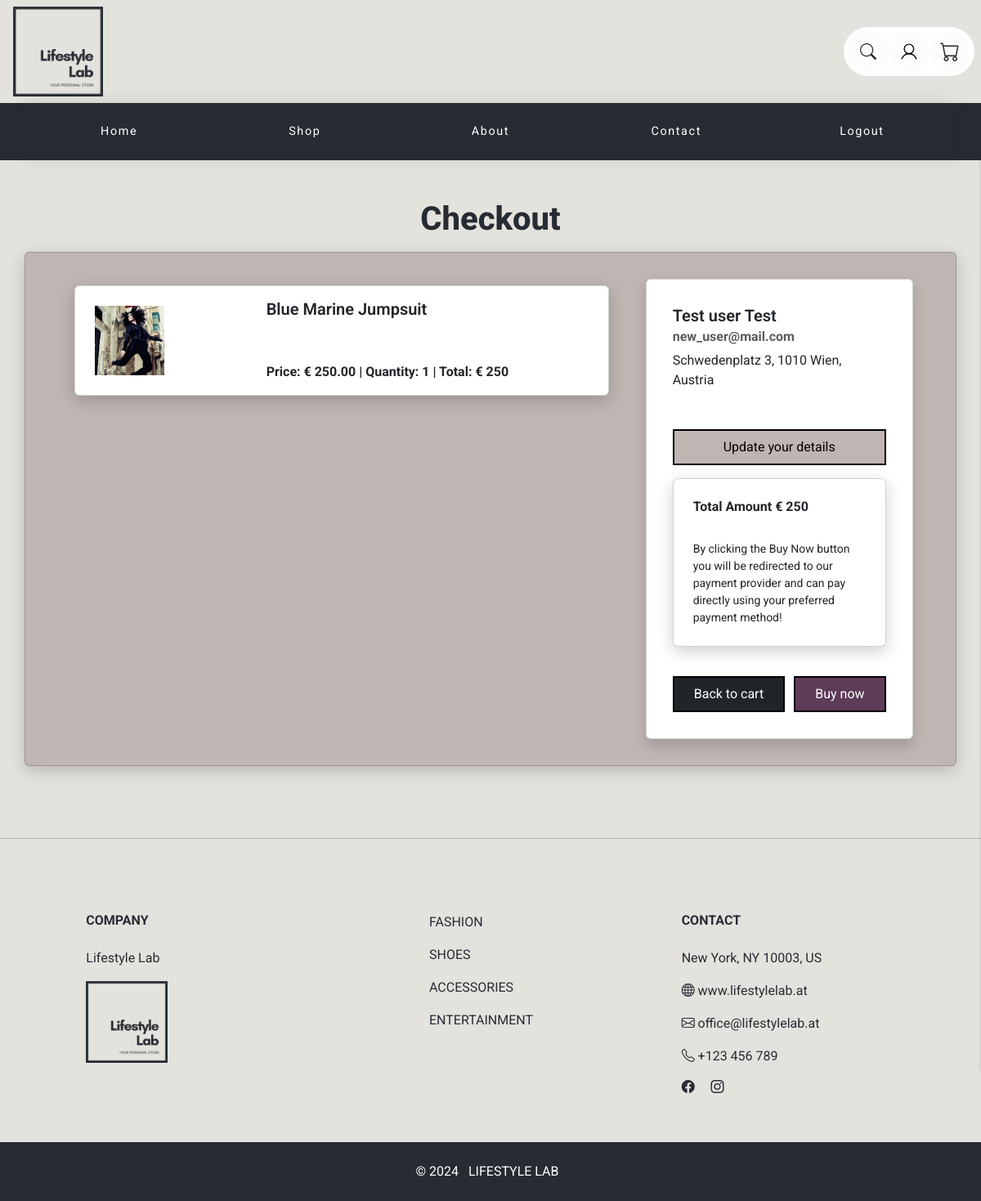
/cart_checkout.php (signed in), run on the app's committed database.
### tables this page shows
CREATE TABLE `basket` (
  `id` int(11) NOT NULL,
  `fk_user` int(11) NOT NULL,
  `fk_product` int(11) NOT NULL,
  `amount` int(11) NOT NULL,
  `order_date` datetime DEFAULT NULL
);

CREATE TABLE `product` (
  `id` int(11) NOT NULL,
  `name` varchar(50) NOT NULL,
  `description` varchar(255) DEFAULT NULL,
  `price` decimal(12,2) NOT NULL,
  `img` varchar(255) DEFAULT NULL,
  `fk_type` int(11) DEFAULT NULL,
  `fk_status` int(11) DEFAULT NULL
);

CREATE TABLE `user` (
  `id` int(11) NOT NULL,
  `fname` varchar(20) NOT NULL,
  `lname` varchar(20) NOT NULL,
  `email` varchar(50) NOT NULL,
  `adress` varchar(150) NOT NULL,
  `registered` date DEFAULT current_timestamp(),
  `user_img` varchar(250) DEFAULT NULL,
  `password` varchar(255) DEFAULT NULL,
  `fk_role` int(11) NOT NULL DEFAULT 1,
  `ban_expiry` date DEFAULT NULL
);

### cart_checkout.php (the view, shortened to what this page needs)
<?php
require_once './php_db/query.php';
$user_id = $_SESSION['user'];
$sql_cart = "SELECT
b.fk_user,
b.fk_product,
b.amount,
p.name,
p.price,
p.img,
u.fname,
u.lname,
u.email,
u.adress
FROM `basket` as b
JOIN product as p on b.fk_product = p.id
JOIN user as u on b.fk_user = u.id
WHERE fk_user = $user_id AND b.order_date is NULL";
$result_sql_cart = mysqli_query($connect, $sql_cart);
$html_content = "";
$total = 0;
if (mysqli_num_rows($result_sql_cart) == 0) {
    $html_content_empty_cart = "
    <div class='p-5 text-center'><h2> Your basket is empty </h2></div> ";
} else {
    $cart_rows = mysqli_fetch_all($result_sql_cart, MYSQLI_ASSOC);
    $html_content .= "<div class='row'>";
    $html_content .= "<div class='container'>";
    foreach ($cart_rows as $val) {
        $total += $val["amount"] * $val["price"];
        $product_total = $val["amount"] * $val["price"];
        $html_content .= "<div class='card conCus mt-3 mb-3'>
        <div class='row g-0'>
            <div class='col-md-4 p-4'>
                <img class='img-fluid' src='./images/product/{$val['img']}' alt='Product Image' width='50%'>
            </div>
            <div class='col-md-8'>
                <div class='card-body'>
                    <h5 class='card-title'>{$val['name']}</h5>
                    <span class='card-text'>
                    Price: &euro; {$val['price']} |
                    Quantity: {$val['amount']} |
                    Total: &euro; {$product_total}
                    </span>
            </div>
        </div>
     </div>
 </div>";
    }
};
$sql_user = "SELECT
`fname`,
`lname`,
`email`,
`adress`
 FROM `user` WHERE id = $user_id";
$result_user = mysqli_query($connect, $sql_user);
$row_user = mysqli_fetch_assoc($result_user);
?>
<!DOCTYPE html>
<html lang="en">
<head>
    <head>
        <link rel="stylesheet" href="./css/cart.css">
    </head>
</head>
<body>
    <?php include '_navbar.php' ?>
    <div class="container text-center mt-5 mt-5">
        <h1>Checkout</h1>
    </div>
    <div class="card container coba mb-5 mt-3 p-4 mx-auto">
        <div class='row g-0'>
            <div class='col-md-8'>
                <table class='table'>
                    <div class="mb-2">
                        <?= $html_content ?>
                    </div>
                </table>
            </div>
            <div class='col-md-4'>
                <div class="card shadow p-3 m-2" style='min-height: 250px;'>
                    <div class="card-body">
                        <h5 class="card-title"><?= $row_user['fname'] . ' ' . $row_user['lname'] ?></h5>
                        <h6 class="card-subtitle mb-2 text-muted"><?= $row_user['email'] ?></h6>
                        <p class="card-text"><?= $row_user['adress'] ?></p>
                        <a class="btn btn-info" href="./user_edit.php?id=<?= $user_id ?>" class="card-link">Update your details</a>
                        <div class='card container p-4 mt-3 mb-1'>
                            <h6>
                                <span class="card-text">Total Amount</span>
                                <span class="card-text text-end">&euro; <?= $total ?></span>
                            </h6>
                            <br>
                            <small> By clicking the Buy Now button you will be redirected to our payment provider and can pay directly using your preferred payment method!</small>
                        </div>
                        <div class="btn-group">
                            <a class="btn btn-dark" href="./cart.php">Back to cart</a>
                            <a class="btn btn-success" href="./cart_stripe_checkout.php">Buy now</a>
                        </div>
                    </div>
                </div>
            </div>
        </div>
    </div>
</body>
</html>

### css/style.css (style rules this page uses)
body { font-family: "Roboto", sans-serif; font-weight: 400; font-style: normal; color: #272c33; background-color: #E3e2dd; }
h1,h4 { font-family: "Roboto", sans-serif; font-weight: 800; font-style: normal; }
h3,h6 { font-family: "Roboto", sans-serif; font-weight: 700; font-style: normal; }
h5 { font-family: "Roboto", sans-serif; font-weight: 600; font-style: normal; }
.btn { padding: 8px 15px 8px 15px; border-radius: 0 !important; }
.btn-success { --bs-btn-color: #fff; --bs-btn-bg: #5e3C58; --bs-btn-border-color: #000; --bs-btn-hover-color: #fff; --bs-btn-hover-bg: #000; --bs-btn-hover-border-color: #000; --bs-btn-active-color: #fff; --bs-btn-active-bg: #bfb5b2; --bs-btn-active-border-color: #000; --bs-btn-disabled-color: #fff; --bs-btn-disabled-bg: #bfb5b2; --bs-btn-disabled-border-color: #000; }
.btn-success { border: 2px solid #000000; }
.btn-info { --bs-btn-color: #000; --bs-btn-bg: #bfb5b2; --bs-btn-border-color: #000; --bs-btn-hover-color: #000; --bs-btn-hover-bg: #bfb5b2; --bs-btn-hover-border-color: #bfb5b2; --bs-btn-focus-shadow-rgb: 11, 172, 204; --bs-btn-active-color: #000; --bs-btn-active-bg: #bfb5b2; --bs-btn-active-border-color: #bfb5b2; --bs-btn-active-shadow: inset 0 3px 5px rgba(0, 0, 0, 0.125); --bs-btn-disabled-color: #000; --bs-btn-disabled-bg: #bfb5b2; --bs-btn-disabled-border-color: #bfb5b2; }
.btn-info { border: 2px solid black; }
.btn-dark { border: 2px solid black; color: white; }
.container, p, h1, h2, h3, h4, h5, h6 { animation: fadeInUp 1s ease forwards; }
.btn { animation: fadeInUp 1s ease forwards; }
.card { animation: fadeInUp 1s ease forwards; }
section { padding-top: 50px; padding-bottom: 50px; z-index: 2; position: relative; }
.coba { background-color: #bfb5b2; }
.card-body { height: 100%; display: flex; flex-direction: column; justify-content: space-between; }
.footext2 { font-family: "Roboto", sans-serif; font-weight: 400; font-style: normal; color: #272c33; text-decoration: none; text-transform: uppercase; }
.text-white { text-decoration: none; text-transform: uppercase; }

### css/nav.css (style rules this page uses)
:root { --gap: 2rem; }
a { text-decoration: none; }

### css/cart.css (style rules this page uses)
.conCus { vertical-align: middle; display: flex; font-weight: bold; }
.card { margin: auto; max-width: 1000px; width: 90%; box-shadow: 0 6px 20px 0 rgba(0, 0, 0, 0.19); border-radius: 1rem; border: transparent; }
h5 { margin-top: 2vh; }
.btn { margin-top: 4vh; }
a { color: #bfb5b2; padding: 0 1vh; }

### data on the page
basket: fk_product.img (picture), fk_product.name "Blue Marine Jumpsuit", fk_product.price "250.00", amount "1", amount.price "250"
user: fname "Test user", lname "Test", email "new_user@mail.com", adress "Schwedenplatz 3, 1010 Wien, Austria"

### other printed values
$total "250"
